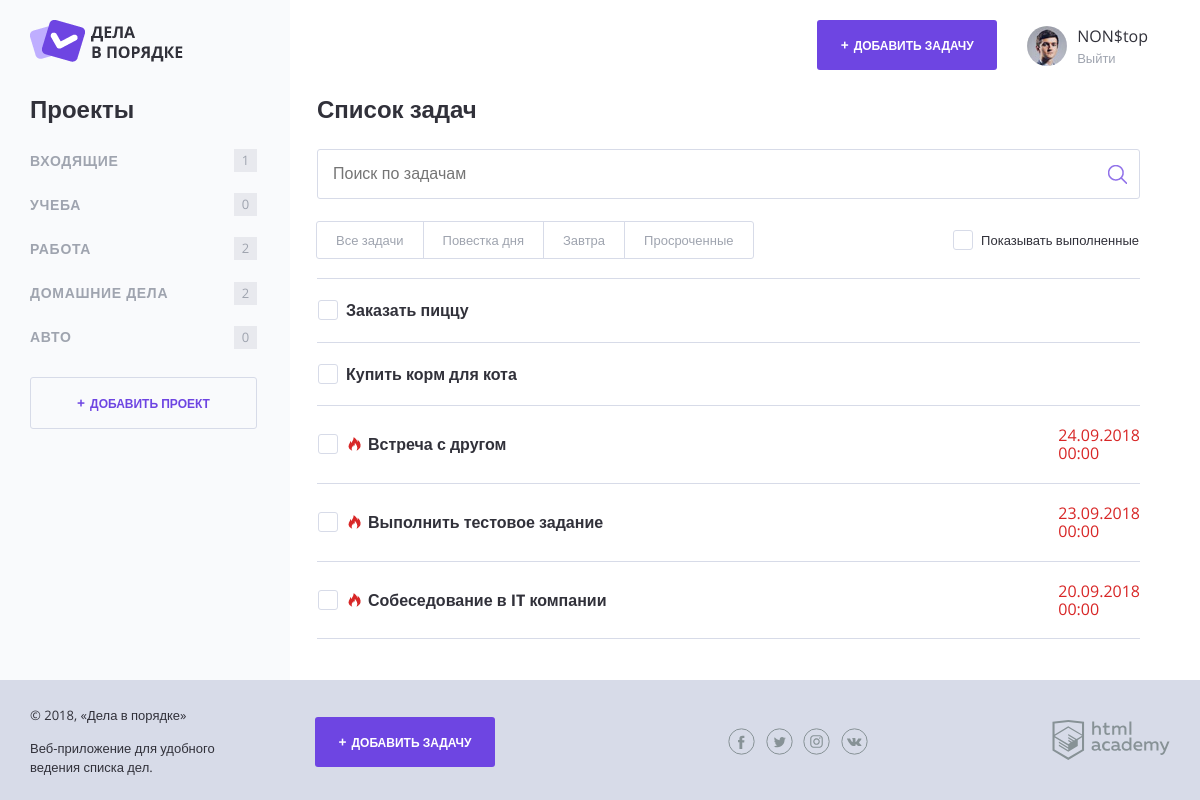
The page / (signed in) on the database its author committed.
### tables this page shows
CREATE TABLE `projects` (
  `project_id` int(11) NOT NULL AUTO_INCREMENT,
  `user_id` int(11) NOT NULL,
  `project_name` varchar(50) NOT NULL,
  PRIMARY KEY (`project_id`),
  KEY `user_id` (`user_id`)
);

CREATE TABLE `tasks` (
  `task_id` int(11) NOT NULL AUTO_INCREMENT,
  `project_id` int(11) NOT NULL,
  `user_id` int(11) NOT NULL,
  `task_name` varchar(50) NOT NULL,
  `task_create_date` timestamp NOT NULL DEFAULT CURRENT_TIMESTAMP,
  `task_complete_date` timestamp NULL DEFAULT NULL,
  `task_deadline` timestamp NULL DEFAULT NULL,
  `task_file` varchar(100) DEFAULT NULL,
  `task_complete_status` tinyint(1) NOT NULL DEFAULT '0',
  PRIMARY KEY (`task_id`),
  KEY `project_id` (`project_id`),
  KEY `user_id` (`user_id`),
  FULLTEXT KEY `task_name` (`task_name`)
);

### functions.php (called while the page is built, shortened)
<?php
function includeTemplate($name, $data)
{
    $name = 'templates/' . $name;
    extract($data);
    include_once $name;
    $result = ob_get_clean();
    return $result;
}
function getCurrentUserData($dbConn, $userId)
{
    $sql = 'SELECT user_id, user_name FROM users WHERE user_id = ' . $userId;
    $users = getAssocArrayFromSQL($dbConn, $sql);
    return $users;
}
function generateGetParamForUrl($paramList)
{
    $url = '?';
    foreach($paramList as $name => $value) {
        $paramValue = trim($value);
        if ($paramValue === '') { continue; }
        if (gettype($value) === "integer" && $value >= 0) {
            $url .= $name . '=' . $value . '&';
        }
    }
    $url = substr($url, 0, strlen($url) - 1);
    return $url;
}
function execSql($dbConn, $sql)
{
    $result = mysqli_query($dbConn, $sql);
    return $result;
}
function getAssocArrayFromSQL($dbConn, $sql)
{
    $result = mysqli_fetch_all(execSql($dbConn, $sql), MYSQLI_ASSOC);
    return $result;
}

### templates/layout.php (the view, shortened to what this page needs)
<!DOCTYPE html>
<html lang="ru">
<head>
    <link rel="stylesheet" href="css/normalize.css">
    <link rel="stylesheet" href="css/style.css">
    <link rel="stylesheet" href="css/flatpickr.min.css">
</head>
<body>
<div class="page-wrapper">
    <div class="container container--with-sidebar">
        <header class="main-header">
            <a href="/">
                <img src="img/logo.png" width="153" height="42" alt="Логотип Дела в порядке">
            </a>
            <div class="main-header__side">
                <a class="main-header__side-item button button--plus open-modal" href="/task_add.php<?= generateGetParamForUrl(['project_id' => $activeProject['id']]) ?>">Добавить задачу</a>
                <div class="main-header__side-item user-menu">
                    <div class="user-menu__image">
                        <img src="img/user-pic.jpg" width="40" height="40" alt="Пользователь">
                    </div>
                    <div class="user-menu__data">
                        <p><?= $currentUserName ?></p>
                        <a href="/logout.php">Выйти</a>
                    </div>
                </div>
            </div>
        </header>
        <div class="content">
            <section class="content__side">
                <h2 class="content__side-heading">Проекты</h2>
                <nav class="main-navigation">
                    <ul class="main-navigation__list">
                    <?php
                    foreach ($projects as $project) {
                        $activeProjectClass = (intval($project['project_id']) === $activeProject['id']) ? ' main-navigation__list-item--active' : '';
                        ?>
                        <li class="main-navigation__list-item<?= $activeProjectClass ?>">
                            <a class="main-navigation__list-item-link" href="/index.php<?= generateGetParamForUrl(['project_id' => intval($project['project_id'])]) ?>"><?= $project['project_name'] ?></a>
                            <span class="main-navigation__list-item-count"><?= $project['task_count'] ?></span>
                        </li>
                    <?php
                    }
                    ?>
                    </ul>
                </nav>
                <a class="button button--transparent button--plus content__side-button"
                   href="/project_add.php">Добавить проект</a>
            </section>
            <?= $content ?>
        </div>
    </div>
</div>
<footer class="main-footer">
    <div class="container">
        <div class="main-footer__copyright">
            <p>© 2018, «Дела в порядке»</p>
            <p>Веб-приложение для удобного ведения списка дел.</p>
        </div>
        <a class="main-footer__button button button--plus" href="/task_add.php<?=generateGetParamForUrl(['project_id' => $activeProject['id']]) ?>">Добавить задачу</a>
        <div class="main-footer__social social">
            <a class="social__link social__link--facebook" href="#">
            </a>
            <a class="social__link social__link--twitter" href="#">
            </a>
            <a class="social__link social__link--instagram" href="#">
            </a>
            <a class="social__link social__link--vkontakte" href="#">
            </a>
        </div>
        <div class="main-footer__developed-by">
            <a href="https://htmlacademy.ru/intensive/php">
                <img src="img/htmlacademy.svg" alt="HTML Academy" width="118" height="40">
            </a>
        </div>
    </div>
</footer>
</body>
</html>

### templates/index.php (shortened to what this page needs)
<main class="content__main">
    <h2 class="content__main-heading">Список задач</h2>
    <form class="search-form" action="index.php" method="get">
        <input class="search-form__input" type="text" name="search" value="" placeholder="Поиск по задачам">
        <input class="search-form__submit" type="submit" name="submit" value="Искать">
    </form>
    <div class="tasks-controls">
        <nav class="tasks-switch">
            <a href="/index.php<?= generateGetParamForUrl(['task_filter'=> 0, 'project_id' => $activeProject['id']]) ?>" class="tasks-switch__item<?= $activeTaskFilter[0] ?>">Все задачи</a>
            <a href="/index.php<?= generateGetParamForUrl(['task_filter'=> 1, 'project_id' => $activeProject['id']]) ?>" class="tasks-switch__item<?= $activeTaskFilter[1] ?>">Повестка дня</a>
            <a href="/index.php<?= generateGetParamForUrl(['task_filter'=> 2, 'project_id' => $activeProject['id']]) ?>" class="tasks-switch__item<?= $activeTaskFilter[2] ?>">Завтра</a>
            <a href="/index.php<?= generateGetParamForUrl(['task_filter'=> 3, 'project_id' => $activeProject['id']]) ?>" class="tasks-switch__item<?= $activeTaskFilter[3] ?>">Просроченные</a>
        </nav>
        <label class="checkbox">
            <span class="checkbox__text">Показывать выполненные</span>
        </label>
    </div>
    <table class="tasks">
        <?php
        foreach ($tasks as $task) {
            $taskCompletedClass = "";
            $taskImportantClass = "";
            if (!is_null($task['task_deadline'])) {
                $taskDate = strtotime($task['task_deadline']);
                $timeToOver = floor(($taskDate - time()) / 3600);
                if ($timeToOver <= 24) {
                    $taskImportantClass = " task--important";
                }
            }
            if ($task['task_complete_status']) {
                if (!$showCompleteTasks) {
                    continue;
                }
                $taskCompletedClass = " task--completed";
                $taskImportantClass = "";
            } ?>
        <tr class="tasks__item task<?= $taskCompletedClass . $taskImportantClass ?>">
            <td class="task__select">
                <label class="checkbox task__checkbox">
                    <span class="checkbox__text"><?= $task['task_name'] ?></span>
                </label>
            </td>
            <?php
            if (empty($task['task_file'])) {
            ?>
            <td>&nbsp;</td>
            <?php
            } else {
            ?>
            <td class="task__file">
                <a class="download-link" href="<?= $task['task_file'] ?>"><?= basename($task['task_file']) ?></a>
            </td>
            <?php
            }
            ?>
            <td class="task__date"><?= $task['task_deadline'] ?></td>
        </tr>
        <?php
        }
        ?>
    </table>
</main>

### index.php (shortened to what this page needs)
<?php
require_once 'constants.php';
require_once 'functions.php';
$dbConn = connectDb($host, $dbUserName, $dbUserPassw, $dbName);
$currentUserId = $_SESSION['userId'];
$currentUserData = getCurrentUserData($dbConn, $currentUserId);
$currentUserName = $currentUserData[0]['user_name'];
$projectFilterQuery = '';
$taskFilterQuery = '';
$taskSearchQuery = '';
$activeProject = [
    'id' => '',
    'aloneGetStr' => '',
    'additionGetStr' => ''
];
$activeTaskFilter = ['', '', '', ''];
if (isset($_GET['show_completed'])) {
    $showCompleteTasks = intval($_GET['show_completed']);
} else {
    $showCompleteTasks = 0;
}
$sql = 'SELECT projects.project_id, projects.project_name, COUNT(tasks.task_id) AS task_count
        FROM projects
        LEFT JOIN tasks
        ON projects.project_id = tasks.project_id
        AND tasks.task_complete_status = 0
        WHERE projects.user_id = ' . $currentUserId . '
        GROUP BY projects.project_id';
$projects = getAssocArrayFromSQL($dbConn, $sql);
$sql = 'SELECT task_id, task_name, DATE_FORMAT(task_deadline, \'%d.%m.%Y %H:%i\') as task_deadline, task_complete_status, task_file
        FROM tasks
        WHERE user_id = ' . $currentUserId . $projectFilterQuery . $taskFilterQuery . $taskSearchQuery . ' ORDER BY task_id DESC';
$tasks = getAssocArrayFromSQL($dbConn, $sql);
$pageTitle = "Дела в порядке";
$content = includeTemplate('index.php', ["tasks" => $tasks, "showCompleteTasks" => $showCompleteTasks, "activeProject" => $activeProject, 'activeTaskFilter' => $activeTaskFilter]);
$htmlData = includeTemplate('layout.php', ["pageTitle" => $pageTitle, "content" => $content, "projects" => $projects, "tasks" => $tasks, 'currentUserName' => $currentUserName, "activeProject" => $activeProject]);
print($htmlData);

### rows shown on the page
projects: project_name "ВХОДЯЩИЕ", task_count "1"
projects: project_name "УЧЕБА", task_count "0"
projects: project_name "РАБОТА", task_count "2"
projects: project_name "ДОМАШНИЕ ДЕЛА", task_count "2"
projects: project_name "АВТО", task_count "0"
tasks: task_name "Заказать пиццу"
tasks: task_name "Купить корм для кота"
tasks: task_name "Встреча с другом", task_deadline "24.09.2018 00:00"
tasks: task_name "Выполнить тестовое задание", task_deadline "23.09.2018 00:00"
tasks: task_name "Собеседование в IT компании", task_deadline "20.09.2018 00:00"

### other values the page prints
$currentUserName "NON$top"
